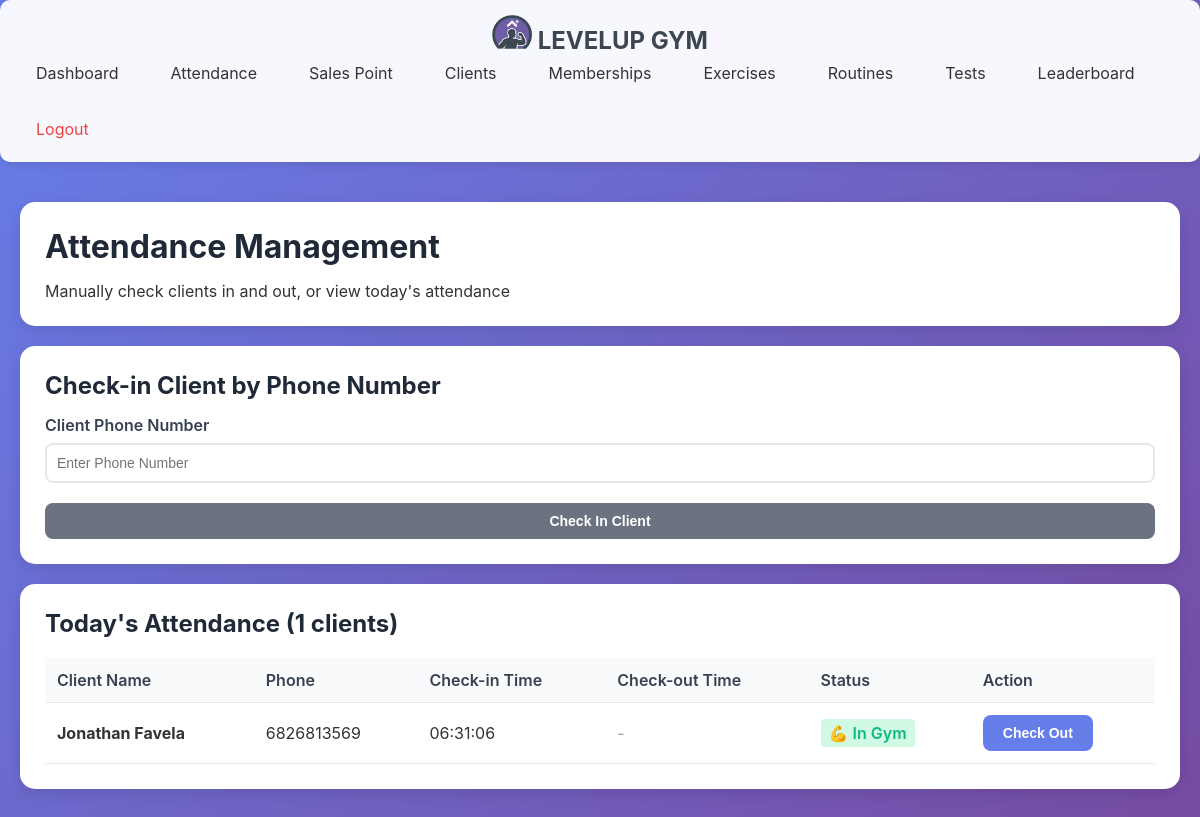
/admin/attendance (signed in), run on an earlier commit of the app's database.
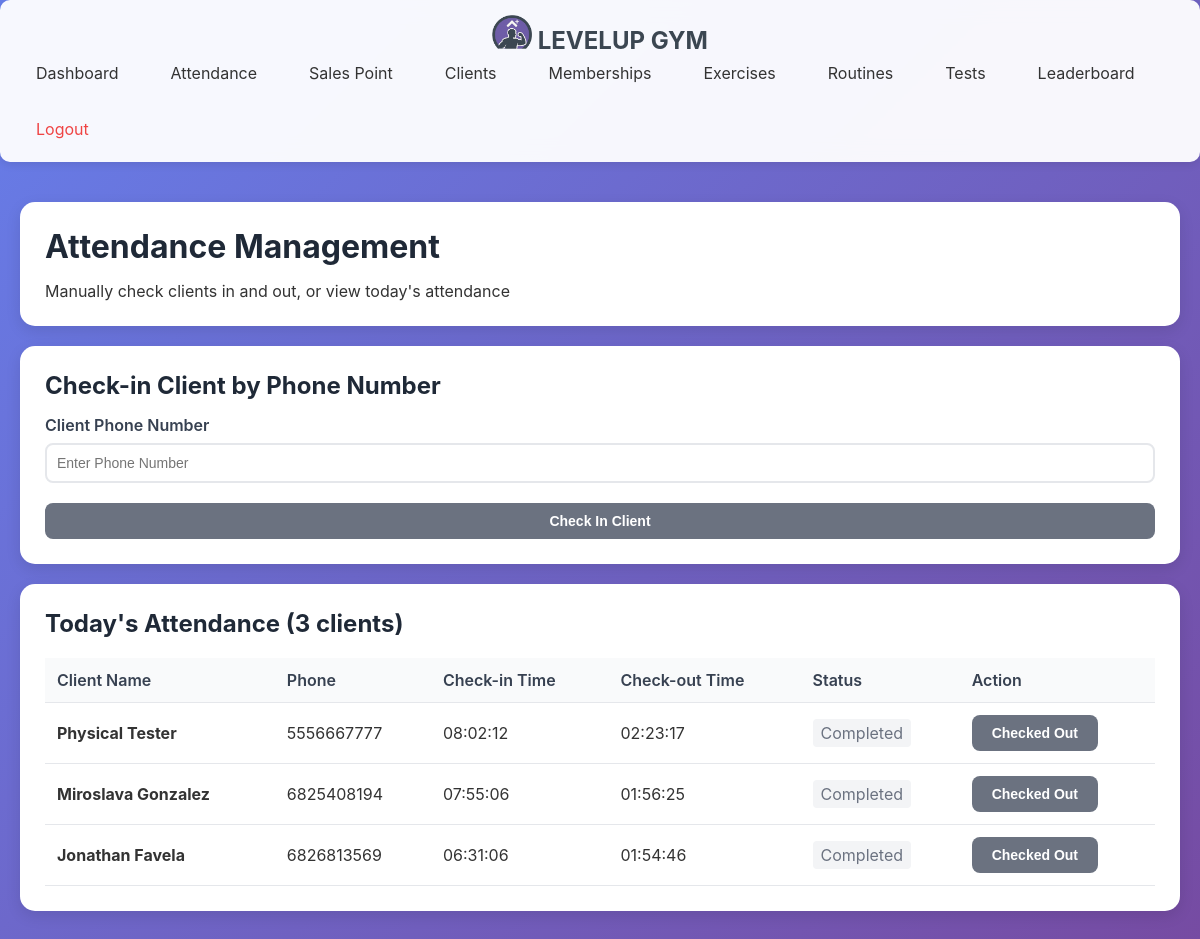
And on a later commit of the database.
### tables this page shows
CREATE TABLE attendance (
                attendance_id INTEGER PRIMARY KEY AUTOINCREMENT,
                client_id INTEGER NOT NULL,
                check_in_date DATE NOT NULL,
                check_in_time TIME,
                check_out_time TIME,
                exp_earned INTEGER DEFAULT 0,
                FOREIGN KEY (client_id) REFERENCES clients(client_id) ON DELETE CASCADE,
                UNIQUE(client_id, check_in_date)
            );

CREATE TABLE clients (
                client_id INTEGER PRIMARY KEY AUTOINCREMENT,
                phone_number TEXT UNIQUE NOT NULL,
                pin_hash TEXT NOT NULL,
                first_name TEXT NOT NULL,
                last_name TEXT NOT NULL,
                email TEXT,
                date_of_birth DATE,
                gender TEXT,
                registration_date DATETIME DEFAULT CURRENT_TIMESTAMP,
                status TEXT DEFAULT 'active',
                profile_photo_path TEXT
            );

### main.py (the view)
@app.route('/admin/attendance')
@admin_required
def admin_attendance():
    attendance_list = attendance_ctrl.get_gym_attendance_today()
    clients = Client.get_all_active()
    return render_template('admin/attendance.html',
                         attendance_list=attendance_list,
                         clients=clients)

### database/db_manager.py (called while the page is built)
    def connect(self):
        self.conn = sqlite3.connect(self.db_name)
        self.conn.row_factory = sqlite3.Row  # Access columns by name
        self.cursor = self.conn.cursor()

    def disconnect(self):
        if self.conn:
            self.conn.close()

    def execute_query(self, query, params=None):
        self.connect()
        if params:
            self.cursor.execute(query, params)
        else:
            self.cursor.execute(query)
        results = self.cursor.fetchall()
        self.disconnect()
        return results

### main.py (called while the page is built)
def admin_required(f):
    @wraps(f)
    def decorated_function(*args, **kwargs):
        if 'admin_logged_in' not in session:
            return redirect(url_for('admin_login'))
        return f(*args, **kwargs)
    return decorated_function

### templates/admin/attendance.html (shortened to what this page needs)
{% extends "admin/base.html" %}
{% block content %}
<div class="card">
    <h1>Attendance Management</h1>
    <p>Manually check clients in and out, or view today's attendance</p>
</div>
<div class="grid grid-2">
    <div class="card">
    <h2>Check-in Client by Phone Number</h2>
    <form id="checkin-form" method="POST" action="{{ url_for('admin_checkin') }}">
        <div class="form-group">
            <label for="client-phone">Client Phone Number</label>
            <input type="text" id="client-phone" name="phone_number" required placeholder="Enter Phone Number" maxlength="10">
        </div>
        <button type="submit" class="btn btn-disabled" style="width: 100%;" id="checkin-button" disabled>Check In Client</button>
    </form>
    </div>
</div>
<div class="card">
    <h2>Today's Attendance ({{ attendance_list|length }} clients)</h2>
    {% if attendance_list %}
    <table>
        <thead>
            <tr>
                <th>Client Name</th>
                <th>Phone</th>
                <th>Check-in Time</th>
                <th>Check-out Time</th>
                <th>Status</th>
                <th>Action</th>
            </tr>
        </thead>
        <tbody>
            {% for record in attendance_list %}
            <tr>
                <td><strong>{{ record.client_name }}</strong></td>
                <td>{{ record.phone_number }}</td>
                <td>{{ record.check_in_time }}</td>
                <td>
                    {% if record.check_out_time %}
                        {{ record.check_out_time }}
                    {% else %}
                        <span style="color: #9ca3af;">-</span>
                    {% endif %}
                </td>
                <td>
                    {% if record.check_out_time %}
                        <span style="color: #6b7280; background: #f3f4f6; padding: 4px 8px; border-radius: 4px;">Completed</span>
                    {% else %}
                        <span style="color: #10b981; background: #d1fae5; padding: 4px 8px; border-radius: 4px; font-weight: 600;">💪 In Gym</span>
                    {% endif %}
                </td>
                <td><form id="checkou-form" method="POST" action="{{ url_for('admin_checkout') }}">
                    {% if record.check_out_time %}
                    <button class="btn btn-disabled" disabled="true">Checked Out</button>
                    {% else %}
                    <button class="btn btn-primary">Check Out</button>
                    {% endif %}
                </form></td>
            </tr>
            {% endfor %}
        </tbody>
    </table>
    {% else %}
    <p style="color: #6b7280; padding: 40px; text-align: center; font-size: 16px;">
        No attendance records for today yet. Start checking in clients! 👋
    </p>
    {% endif %}
</div>
{% endblock %}

What changed in the data, as far as the page shows it:
added attendance: client_name "Physical Tester", phone_number "5556667777", check_in_time "08:02:12", check_out_time "02:23:17", shows "Completed", shows "Checked Out"
added attendance: client_name "Miroslava Gonzalez", phone_number "6825408194", check_in_time "07:55:06", check_out_time "01:56:25", shows "Completed", shows "Checked Out"
changed attendance (number 3 of 3 on the later page): check_out_time (not shown) → "01:54:46"; no longer shows "- 💪 In Gym Check Out"
Also different on the page:
{{ attendance_list|length }}: "1" → "3"
